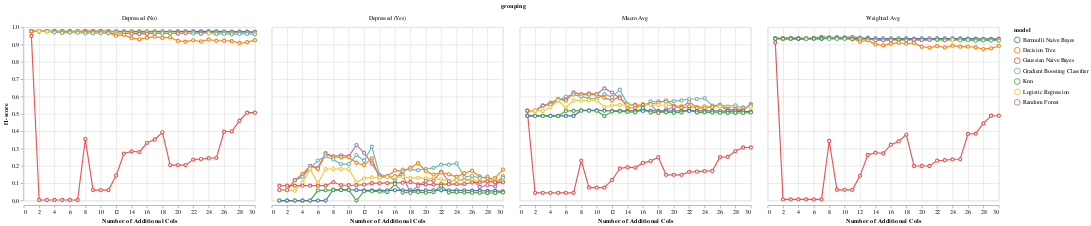

The notebook cell this image was saved under:
### Code cell
perf_subset = perf_by_additional_n_cols_matrix_bin[
    # 11 is winner
   (perf_by_additional_n_cols_matrix_bin['additional_col_method'] == "corr_to_mdd") &
   (perf_by_additional_n_cols_matrix_bin['n_bins'] == 10) &
   (perf_by_additional_n_cols_matrix_bin['bin_strategy'] == "uniform")    
#   (perf_by_additional_n_cols_matrix_v1['model'] == "Random Forest	")  
]


alt.Chart(perf_subset).mark_line(
       point={
         "filled": False,
         "fill": "white"
       }
).encode(
    x = alt.X('addl_cols', title="Number of Additional Cols"),
    y = alt.Y('f1-score', scale=alt.Scale(domain=[0, 1])),
    color = 'model'
).facet(
    facet=alt.Facet('grouping')
)

### Figure 1 — Vega-Lite specification as saved in the notebook (floating-point values rounded to 4 significant figures; data arrays with more than 128 entries replaced by an {"elided": "..."} marker saying what was removed)
{"config": {"view": {"continuousWidth": 400, "continuousHeight": 300}}, "data": {"name": "data-26e99b6cfac97cdf2bca54eeca2a9f5c"}, "facet": {"field": "grouping", "type": "nominal"}, "spec": {"mark": {"type": "line", "point": {"filled": false, "fill": "white"}}, "encoding": {"color": {"field": "model", "type": "nominal"}, "x": {"field": "addl_cols", "title": "Number of Additional Cols", "type": "quantitative"}, "y": {"field": "f1-score", "scale": {"domain": [0, 1]}, "type": "quantitative"}}}, "$schema": "https://vega.github.io/schema/vega-lite/v4.17.0.json", "datasets": {"data-26e99b6cfac97cdf2bca54eeca2a9f5c": {"elided": "840 records"}}}
